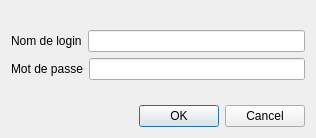
<?xml version="1.0" encoding="UTF-8"?>
<ui version="4.0">
 <class>DialogLogin</class>
 <widget class="QDialog" name="DialogLogin">
  <property name="geometry">
   <rect>
    <x>0</x>
    <y>0</y>
    <width>316</width>
    <height>138</height>
   </rect>
  </property>
  <property name="windowTitle">
   <string>Dialog</string>
  </property>
  <layout class="QGridLayout" name="gridLayout">
   <item row="2" column="0">
    <widget class="QDialogButtonBox" name="buttonBox">
     <property name="orientation">
      <enum>Qt::Horizontal</enum>
     </property>
     <property name="standardButtons">
      <set>QDialogButtonBox::Cancel|QDialogButtonBox::Ok</set>
     </property>
    </widget>
   </item>
   <item row="1" column="0">
    <spacer name="verticalSpacer">
     <property name="orientation">
      <enum>Qt::Vertical</enum>
     </property>
     <property name="sizeHint" stdset="0">
      <size>
       <width>20</width>
       <height>40</height>
      </size>
     </property>
    </spacer>
   </item>
   <item row="0" column="0">
    <layout class="QVBoxLayout" name="verticalLayout">
     <item>
      <spacer name="verticalSpacer_2">
       <property name="orientation">
        <enum>Qt::Vertical</enum>
       </property>
       <property name="sizeHint" stdset="0">
        <size>
         <width>20</width>
         <height>40</height>
        </size>
       </property>
      </spacer>
     </item>
     <item>
      <layout class="QHBoxLayout" name="horizontalLayout">
       <item>
        <widget class="QLabel" name="label">
         <property name="text">
          <string>Nom de login</string>
         </property>
        </widget>
       </item>
       <item>
        <widget class="QLineEdit" name="lineEditUser"/>
       </item>
      </layout>
     </item>
     <item>
      <layout class="QHBoxLayout" name="horizontalLayout_2">
       <item>
        <widget class="QLabel" name="label_2">
         <property name="text">
          <string>Mot de passe</string>
         </property>
        </widget>
       </item>
       <item>
        <widget class="QLineEdit" name="lineEditPassword">
         <property name="echoMode">
          <enum>QLineEdit::Password</enum>
         </property>
        </widget>
       </item>
      </layout>
     </item>
    </layout>
   </item>
  </layout>
 </widget>
 <resources/>
 <connections>
  <connection>
   <sender>buttonBox</sender>
   <signal>accepted()</signal>
   <receiver>DialogLogin</receiver>
   <slot>accept()</slot>
   <hints>
    <hint type="sourcelabel">
     <x>248</x>
     <y>254</y>
    </hint>
    <hint type="destinationlabel">
     <x>157</x>
     <y>274</y>
    </hint>
   </hints>
  </connection>
  <connection>
   <sender>buttonBox</sender>
   <signal>rejected()</signal>
   <receiver>DialogLogin</receiver>
   <slot>reject()</slot>
   <hints>
    <hint type="sourcelabel">
     <x>316</x>
     <y>260</y>
    </hint>
    <hint type="destinationlabel">
     <x>286</x>
     <y>274</y>
    </hint>
   </hints>
  </connection>
 </connections>
</ui>
